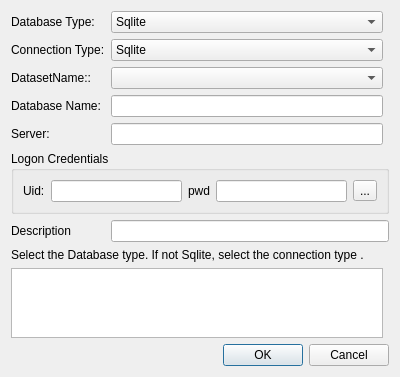
<?xml version="1.0" encoding="UTF-8"?>
<ui version="4.0">
 <class>DialogNewConnection</class>
 <widget class="QDialog" name="DialogNewConnection">
  <property name="geometry">
   <rect>
    <x>0</x>
    <y>0</y>
    <width>400</width>
    <height>375</height>
   </rect>
  </property>
  <property name="windowTitle">
   <string>New Database Connection</string>
  </property>
  <property name="whatsThis">
   <string>New Connection</string>
  </property>
  <layout class="QGridLayout" name="gridLayout">
   <item row="2" column="1">
    <widget class="QComboBox" name="cbDsn"/>
   </item>
   <item row="9" column="0" colspan="3">
    <widget class="QDialogButtonBox" name="buttonBox">
     <property name="orientation">
      <enum>Qt::Orientation::Horizontal</enum>
     </property>
     <property name="standardButtons">
      <set>QDialogButtonBox::StandardButton::Cancel|QDialogButtonBox::StandardButton::Ok</set>
     </property>
    </widget>
   </item>
   <item row="4" column="1">
    <widget class="QLineEdit" name="txtServer"/>
   </item>
   <item row="0" column="1">
    <widget class="QComboBox" name="cbDbType">
     <item>
      <property name="text">
       <string>Sqlite</string>
      </property>
     </item>
     <item>
      <property name="text">
       <string>MsSql</string>
      </property>
     </item>
     <item>
      <property name="text">
       <string>MySql</string>
      </property>
     </item>
     <item>
      <property name="text">
       <string>PostgreSQL</string>
      </property>
     </item>
     <item>
      <property name="text">
       <string>MimerSql</string>
      </property>
     </item>
    </widget>
   </item>
   <item row="6" column="0">
    <widget class="QLabel" name="label_4">
     <property name="text">
      <string>Description</string>
     </property>
    </widget>
   </item>
   <item row="2" column="0">
    <widget class="QLabel" name="lblDsn">
     <property name="text">
      <string>DatasetName::</string>
     </property>
    </widget>
   </item>
   <item row="1" column="1">
    <widget class="QComboBox" name="cbConnect">
     <item>
      <property name="text">
       <string>Sqlite</string>
      </property>
     </item>
     <item>
      <property name="text">
       <string>ODBC</string>
      </property>
     </item>
     <item>
      <property name="text">
       <string>Direct</string>
      </property>
     </item>
    </widget>
   </item>
   <item row="7" column="0" colspan="3">
    <widget class="QLabel" name="lblHelp">
     <property name="sizePolicy">
      <sizepolicy hsizetype="Preferred" vsizetype="Expanding">
       <horstretch>0</horstretch>
       <verstretch>0</verstretch>
      </sizepolicy>
     </property>
     <property name="text">
      <string>Select the Database type. If not Sqlite, select the connection type .  </string>
     </property>
    </widget>
   </item>
   <item row="3" column="1">
    <widget class="QLineEdit" name="txtDbName"/>
   </item>
   <item row="5" column="0" colspan="3">
    <widget class="QGroupBox" name="gb1">
     <property name="title">
      <string>Logon Credentials</string>
     </property>
     <layout class="QHBoxLayout" name="horizontalLayout_2">
      <item>
       <layout class="QHBoxLayout" name="horizontalLayout">
        <item>
         <widget class="QLabel" name="label_5">
          <property name="text">
           <string>Uid:</string>
          </property>
         </widget>
        </item>
        <item>
         <widget class="QLineEdit" name="txtUid"/>
        </item>
        <item>
         <widget class="QLabel" name="label_6">
          <property name="text">
           <string>pwd</string>
          </property>
         </widget>
        </item>
        <item>
         <widget class="QLineEdit" name="txtPWD"/>
        </item>
       </layout>
      </item>
      <item>
       <widget class="QToolButton" name="tbView">
        <property name="text">
         <string>...</string>
        </property>
        <property name="checkable">
         <bool>true</bool>
        </property>
       </widget>
      </item>
     </layout>
    </widget>
   </item>
   <item row="3" column="0">
    <widget class="QLabel" name="label_3">
     <property name="text">
      <string>Database Name:</string>
     </property>
    </widget>
   </item>
   <item row="0" column="0">
    <widget class="QLabel" name="label">
     <property name="text">
      <string>Database Type:</string>
     </property>
    </widget>
   </item>
   <item row="4" column="0">
    <widget class="QLabel" name="lblServer">
     <property name="text">
      <string>Server:</string>
     </property>
    </widget>
   </item>
   <item row="6" column="1" colspan="2">
    <widget class="QLineEdit" name="txtDescription"/>
   </item>
   <item row="1" column="0">
    <widget class="QLabel" name="label_2">
     <property name="text">
      <string>Connection Type:</string>
     </property>
    </widget>
   </item>
   <item row="8" column="0" colspan="2">
    <widget class="QTextEdit" name="textEdit"/>
   </item>
  </layout>
 </widget>
 <resources/>
 <connections>
  <connection>
   <sender>buttonBox</sender>
   <signal>accepted()</signal>
   <receiver>DialogNewConnection</receiver>
   <slot>accept()</slot>
   <hints>
    <hint type="sourcelabel">
     <x>248</x>
     <y>254</y>
    </hint>
    <hint type="destinationlabel">
     <x>157</x>
     <y>274</y>
    </hint>
   </hints>
  </connection>
  <connection>
   <sender>buttonBox</sender>
   <signal>rejected()</signal>
   <receiver>DialogNewConnection</receiver>
   <slot>reject()</slot>
   <hints>
    <hint type="sourcelabel">
     <x>316</x>
     <y>260</y>
    </hint>
    <hint type="destinationlabel">
     <x>286</x>
     <y>274</y>
    </hint>
   </hints>
  </connection>
 </connections>
</ui>
